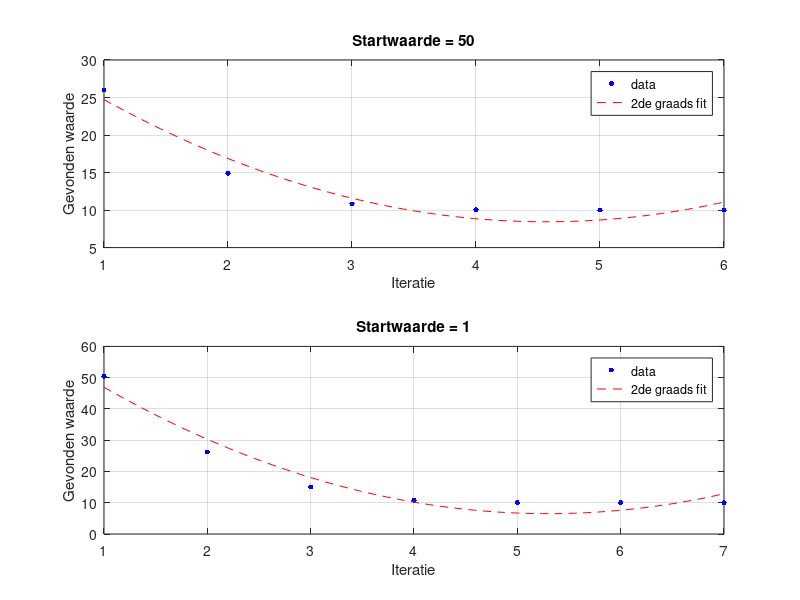

The MATLAB script that drew this image:
clear, close all;

%Data
iter_50 = [1 , 26 ;
2 , 14.92307692 ;
3 , 10.81205393 ;
4 , 10.0304952 ;
5 , 10.00004636 ;
6 , 10];

iter_1 = [1 , 50.5 ;
2 , 26.24009901 ;
3 , 15.02553012 ;
4 , 10.84043467 ;
5 , 10.03257851 ;
6 , 10.0000529 ;
7 , 10];

% Parabolische Curve Fits

p_50 = polyfit(iter_50(:,1),iter_50(:,2),2);
p_1 = polyfit(iter_1(:,1),iter_1(:,2),2);

x_50 = linspace(1,iter_50(end,1));
y_50 = polyval(p_50,x_50,25);

x_1 = linspace(1,iter_1(end,1));
y_1 = polyval(p_1,x_1,25);


% Plots

figure(1)
subplot(2,1,1);

plot(iter_50(:,1),iter_50(:,2),'b.','Markersize',12), hold on
grid on, xlabel('Iteratie'), ylabel('Gevonden waarde')
title('Startwaarde = 50')
plot(x_50,y_50,'r--')
legend('data','2de graads fit')

subplot(2,1,2);
plot(iter_1(:,1),iter_1(:,2),'b.','Markersize',12), hold on
grid on, xlabel('Iteratie'), ylabel('Gevonden waarde')
title('Startwaarde = 1')
plot(x_1,y_1,'r--')
legend('data','2de graads fit')